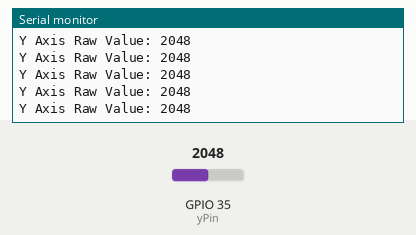
Bench run of a sketch on a simulated ESP32. Shown: the last lines printed to the serial monitor. The test bench sets the inputs (shaded band); at power-on: GPIO 35 (yPin) = 2048.

Above: at 1.3 s.
1.4 s: GPIO 35 (yPin) set to 1860
At 1.43 s:
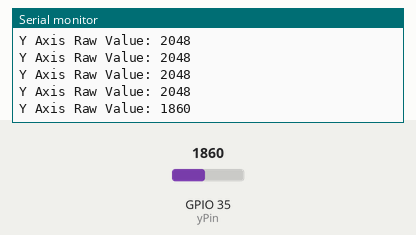
2.9 s: GPIO 35 (yPin) set to 1940
At 2.94 s:
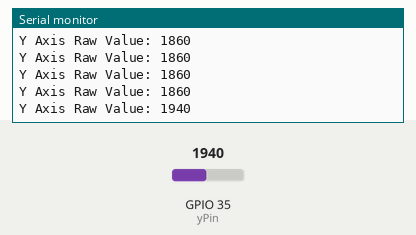
Timing chart, 0 to 5.9 s (numbered marks = the images above; inputs shaded):
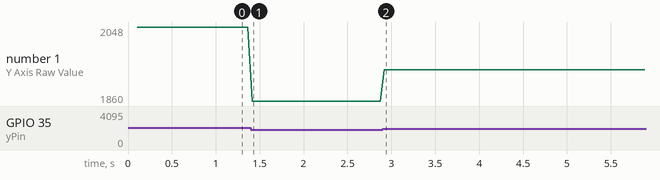

Measured:
- after the input at 1.4 s, the serial monitor: prints a new line at once (image 1)
- after the input at 2.9 s, the serial monitor: prints a new line at once (image 2)
- plotted number 1: 2048 → 1860 after the input at 1.4 s, 1860 → 1940 after the input at 2.9 s

The sketch:

Joystick_Test.ino
```cpp
// // --- MOTOR DRIVER PINS (L298N or similar) ---
// // Pins 27 and 26 control direction
// // Pin 14 is the Enable pin (used for PWM speed control)
// int motor1Pin1 = 27;
// int motor1Pin2 = 26;
// int enable1Pin = 14;

// // --- JOYSTICK PINS ---
// // VRY (Y-axis) pin is used for speed and direction control.
// const int yPin = 35;    // VRY pin

// // --- PWM CONFIGURATION (for ESP32 LEDC Peripheral) ---
// const int freq = 30000;    // PWM frequency (30kHz is good for motors)
// const int pwmChannel = 0;  // Use channel 0
// const int resolution = 8;  // 8-bit resolution (0-255)

// // --- VARIABLES ---
// int yValue = 0;      // Stores the analog value from the Y-axis (0 - 4095)
// int motorSpeed = 200;  // The calculated PWM duty cycle (0 - 255)

// // --- DEADZONE SETTINGS ---
// // ESP32 ADC is 12-bit (0-4095). Center is around 2048.
// // We define a range around the center to force the motor to stop.
// const int CENTER_THRESHOLD_HIGH = 2200; // Joystick value above this means FORWARD
// const int CENTER_THRESHOLD_LOW = 1900;  // Joystick value below this means REVERSE

// void setup() {
//   // --- Serial Communication ---
//   Serial.begin(115200);
//   delay(100);
//   Serial.println("ESP32 Motor Control Ready.");

//   // --- Motor Pin Setup ---
//   pinMode(motor1Pin1, OUTPUT);
//   pinMode(motor1Pin2, OUTPUT);
//   pinMode(enable1Pin, OUTPUT);

//   // --- PWM Setup ---
//   // 1. Setup PWM channel (0) with frequency and resolution
//   // ledcSetup(pwmChannel, freq, resolution);
//   // // 2. Attach the channel to the Enable pin
//   // ledcAttachPin(enable1Pin, pwmChannel);

//   ledcAttach(enable1Pin, freq, resolution);
//   ledcWrite(enable1Pin, motorSpeed);
// }

// void loop() {
//   // 1. Read the Y-axis value
//   yValue = analogRead(yPin);

//   // 2. Determine Motor State (Stop, Forward, Reverse)
//   if (yValue > CENTER_THRESHOLD_HIGH) {
//     // === FORWARD (Joystick UP) ===
//     digitalWrite(motor1Pin1, HIGH);
//     digitalWrite(motor1Pin2, LOW);

//     // Map the joystick range (2200 to 4095) to the speed range (0 to 255)
//     // Pushed slightly (2200) -> slow (0). Pushed max (4095) -> full speed (255).
//     motorSpeed = map(yValue, CENTER_THRESHOLD_HIGH, 4095, 0, 255);
//     motorSpeed = constrain(motorSpeed, 0, 255); // Ensure speed is within bounds

//   } else if (yValue < CENTER_THRESHOLD_LOW) {
//     // === REVERSE (Joystick DOWN) ===
//     digitalWrite(motor1Pin1, LOW);
//     digitalWrite(motor1Pin2, HIGH);

//     // Map the joystick range (1900 to 0) to the speed range (0 to 255)
//     // The range is reversed (Low end is full speed, high end is slow).
//     motorSpeed = map(yValue, CENTER_THRESHOLD_LOW, 0, 0, 255);
//     motorSpeed = constrain(motorSpeed, 0, 255);

//   } else {
//     // === STOP (Joystick in Deadband) ===
//     digitalWrite(motor1Pin1, LOW);
//     digitalWrite(motor1Pin2, LOW); // Set direction pins to LOW to stop/brake
//     motorSpeed = 0; // Set speed to zero
//   }

//   // 3. Apply the speed (PWM duty cycle)
//   ledcWrite(pwmChannel, motorSpeed);

//   // 4. Debugging Output
//   Serial.print("Y Value: ");
//   Serial.print(yValue);
//   Serial.print("\tMotor Speed (0-255): ");
//   Serial.println(motorSpeed);

//   delay(50); // Loop quickly for responsive control
// }

// --- MOTOR DRIVER PINS (L298N or similar) ---
// Pins 27 and 26 control direction
// Pin 14 is the Enable pin (used for PWM speed control)
// NOTE: These motor pins are defined but will not be used in this version.
// int motor1Pin1 = 27;
// int motor1Pin2 = 26;
// int enable1Pin = 14;

// --- JOYSTICK PINS ---
// VRY (Y-axis) pin is used for reading the input.
const int yPin = 35; // VRY pin

// // --- PWM CONFIGURATION (defined but not used in this version) ---
// const int freq = 30000;    // PWM frequency (30kHz is good for motors)
// const int pwmChannel = 0;  // Use channel 0
// const int resolution = 8;  // 8-bit resolution (0-255)

// --- VARIABLES ---
int yValue = 0; // Stores the analog value from the Y-axis (0 - 4095)
// int motorSpeed = 0;  // Not used in this version, kept for future use.

// --- DEADZONE SETTINGS (Not used in this version) ---
const int CENTER_THRESHOLD_HIGH = 2200;
const int CENTER_THRESHOLD_LOW = 1900;

void setup()
{
    // --- Serial Communication ---
    Serial.begin(115200);
    delay(100);
    Serial.println("--- Joystick Input Debug Mode ---");
    Serial.println("Move the joystick up and down. Values should range from 0 to 4095.");

    // NOTE: We don't need to configure motor pins or PWM setup for this test.
}

void loop()
{
    // 1. Read the Y-axis value (raw input)
    yValue = analogRead(yPin);

    // 2. Display the raw value
    Serial.print("Y Axis Raw Value: ");
    Serial.println(yValue);

    delay(50); // Loop quickly to see fast changes
}
```
